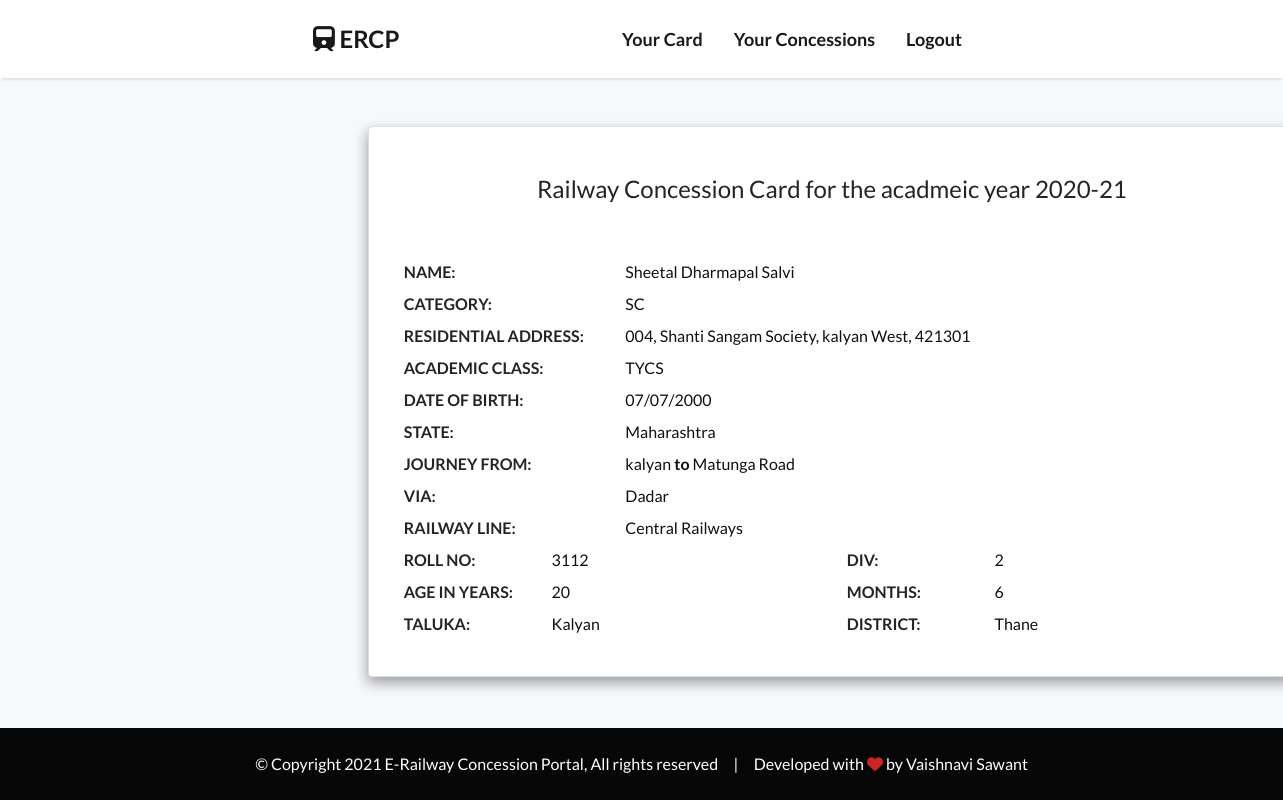
Page /student_card/ (signed in) on the committed database.
### ERCP_APP/models.py (models this page shows, shortened)
class CardDetail(models.Model):
    user_id = models.ForeignKey(
        to=User, on_delete=models.CASCADE, null=True, related_name='card_details')
    user_name = models.CharField(max_length=200, null=False, blank=False, unique=True)
    category = models.CharField(max_length=100, null=False, blank=False, choices=CATEGORY)
    academic_class = models.CharField(max_length=8, null=False, blank=False)
    roll_no = models.IntegerField(null=False, blank=False, unique=True)
    division = models.IntegerField(null=False, blank=False)
    date_of_birth = models.DateField(null=False, blank=False)
    years = models.IntegerField(null=False, blank=False)
    months = models.IntegerField(null=False, blank=False)
    residential_addr = models.CharField(max_length=755, null=False, blank=False)
    city = models.CharField(max_length=100, null=True, blank=True)
    zip_code = models.IntegerField(null=True, blank=True)
    taluka = models.CharField(max_length=50, null=False, blank=False)
    district = models.CharField(max_length=50, null=False, blank=False)
    state = models.CharField(max_length=50, null=False, blank=False)
    journey_from = models.CharField(max_length=50, null=False, blank=False)
    journey_to = models.CharField(max_length=50, null=False, blank=False, default='Matunga Road')
    via = models.CharField(max_length=50, null=True, blank=True)
    railway_line = models.CharField(max_length=100, null=False, blank=False, choices=RAILWAY_LINE)

### ERCP_APP/views.py (the view)
# urls.py: path('student_card/',student_card),
@login_required(login_url='/login/')
def student_card(request):
    try:
        card = CardDetail.objects.get(user_id=request.user)
        return render(request, 'ercp_admin/Card/card.html', {'card':card})
    except CardDetail.DoesNotExist:
        return render(request, "ercp_admin/option.html")
    return None

### ERCP_APP/templates/ercp_admin/Card/card.html
{% extends 'lognav.html' %}{% load static %} {% block body %}
<div class="card-wrapper">
  <div class="container">
    <div
      class="card"
      style="width: 58rem"
      data-aos="fade-down"
      data-aos-easing="linear"
      data-aos-duration="1000"
      style="overflow-x: hidden"
    >
      <h4 class="mt-5 mb-3 text-center">
        Railway Concession Card for the acadmeic year 2020-21
      </h4>
      <div class="card-body">
        <div class="card-content-wrapper">
          <div class="row">
            <div class="col-lg-3 font-weight-bold text-uppercase card-head">
              Name:
            </div>
            <div class="col-lg-9 card-text">{{ card.user_name }}</div>
          </div>
          <div class="row mt-2">
            <div class="col-lg-3 font-weight-bold text-uppercase card-head">
              Category:
            </div>
            <div class="col-lg-9 card-text">{{ card.category }}</div>
          </div>
          <div class="row mt-2">
            <div class="col-lg-3 font-weight-bold text-uppercase card-head">
              Residential Address:
            </div>
            <div class="col-lg-9 card-text">
              {{ card.residential_addr }}, {{ card.city }}, {{ card.zip_code }}
            </div>
          </div>
          <div class="row mt-2">
            <div class="col-lg-3 font-weight-bold text-uppercase card-head">
              Academic class:
            </div>
            <div class="col-lg-9 card-text">{{ card.academic_class }}</div>
          </div>
          <div class="row mt-2">
            <div class="col-lg-3 font-weight-bold text-uppercase card-head">
              date of birth:
            </div>
            <div class="col-lg-9 card-text">
              {{ card.date_of_birth | date:'d/m/Y' }}
            </div>
          </div>
          <div class="row mt-2">
            <div class="col-lg-3 font-weight-bold text-uppercase card-head">
              state:
            </div>
            <div class="col-lg-9 card-text">{{ card.state }}</div>
          </div>
          <div class="row mt-2">
            <div class="col-lg-3 font-weight-bold text-uppercase card-head">
              Journey from:
            </div>
            <div class="col-lg-9 card-text">
              {{ card.journey_from }} <b> to </b> {{ card.journey_to }}
            </div>
          </div>
          <div class="row mt-2">
            <div class="col-lg-3 font-weight-bold text-uppercase card-head">
              via:
            </div>
            <div class="col-lg-9 card-text">{{ card.via }}</div>
          </div>
          <div class="row mt-2">
            <div class="col-lg-3 font-weight-bold text-uppercase card-head">
              Railway line:
            </div>
            <div class="col-lg-9 card-text">{{ card.railway_line }}</div>
          </div>
          <div class="row mt-2">
            <div class="col-lg-2 font-weight-bold text-uppercase card-head">
              Roll No:
            </div>
            <div class="col-lg-4 card-text">{{ card.roll_no }}</div>
            <div class="col-lg-2 font-weight-bold text-uppercase card-head">
              div:
            </div>
            <div class="col-lg-4 card-text">{{ card.division }}</div>
          </div>
          <div class="row mt-2">
            <div class="col-lg-2 font-weight-bold text-uppercase card-head">
              Age in years:
            </div>
            <div class="col-lg-4 card-text">{{ card.years }}</div>
            <div class="col-lg-2 font-weight-bold text-uppercase card-head">
              months:
            </div>
            <div class="col-lg-4 card-text">{{ card.months }}</div>
          </div>
          <div class="row mt-2">
            <div class="col-lg-2 font-weight-bold text-uppercase card-head">
              Taluka:
            </div>
            <div class="col-lg-4 card-text">{{ card.taluka }}</div>
            <div class="col-lg-2 font-weight-bold text-uppercase card-head">
              district:
            </div>
            <div class="col-lg-4 card-text">{{ card.district }}</div>
          </div>
        </div>
      </div>
    </div>
  </div>
</div>
{% endblock %}

### ERCP_APP/static/css/style.css (style rules this page uses)
body { -webkit-background-size: cover; -moz-background-size: cover; background-size: cover; -o-background-size: cover; background-color: #fff; color: #070707; margin-bottom: 150px; font-family: "Lato", sans-serif !important; }
* { margin: 0; padding: 0; list-style: none; text-decoration: none; }
.container { width: 55% !important; max-width: 95% !important; }
.card-wrapper .container { width: 45% !important; max-width: 85% !important; }
.card { background-color: #fff; -webkit-box-shadow: -1px 6px 13px 0px rgba(0, 0, 0, 0.49); -moz-box-shadow: -1px 6px 13px 0px rgba(0, 0, 0, 0.49); box-shadow: -1px 6px 13px 0px rgba(68, 65, 65, 0.49); }
.card-content-wrapper { padding: 20px 15px 20px 15px; }
.card-head { font-size: 16px; }
.card-text { font-size: 16px; color: #101011; }

### rows in the picture
CardDetail: user_name "Sheetal Dharmapal Salvi", category "SC", residential_addr "004, Shanti Sangam Society", city "kalyan West", zip_code "421301", academic_class "TYCS", date_of_birth "07/07/2000", state "Maharashtra", journey_from "kalyan", journey_to "Matunga Road", via "Dadar", railway_line "Central Railways", roll_no "3112", division "2", years "20", months "6", taluka "Kalyan", district "Thane"
